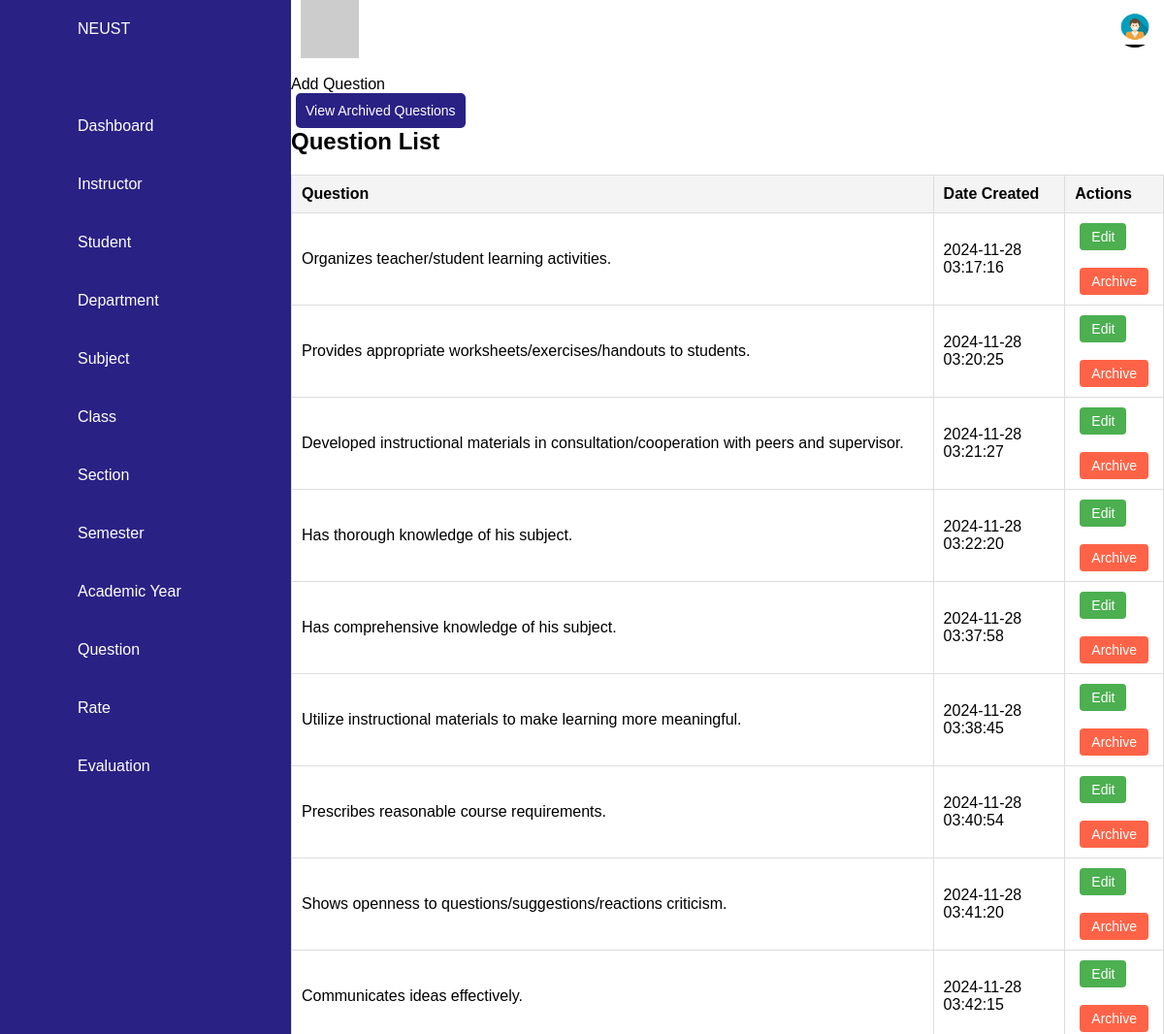
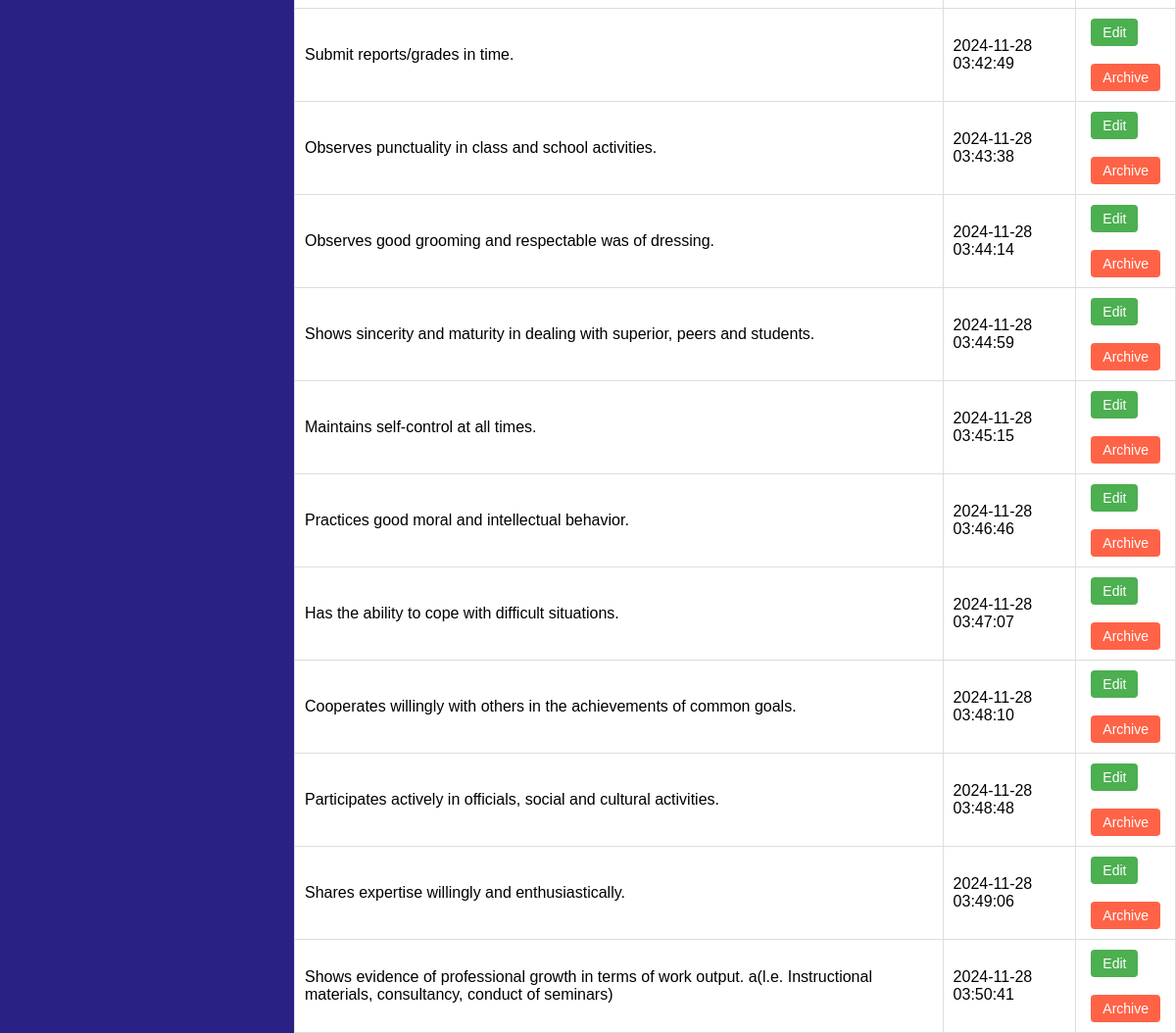
The page /question.php on the database its author committed (2 pictures, top to bottom).
### tables this page shows
CREATE TABLE `question` (
  `ques_id` int(11) NOT NULL,
  `questions` text NOT NULL,
  `date_created` datetime DEFAULT current_timestamp(),
  `status` enum('active','archived') DEFAULT 'active'
);

### question.php (the view, shortened to what this page needs)
<?php
$servername = "localhost";
$username = "root";
$password = "";
$dbname = "cap";
try {
    $pdo = new PDO("mysql:host=$servername;dbname=$dbname", $username, $password);
    $pdo->setAttribute(PDO::ATTR_ERRMODE, PDO::ERRMODE_EXCEPTION);
} catch (PDOException $e) {
    die("Connection failed: " . $e->getMessage());
}
try {
    $stmt = $pdo->prepare("SELECT * FROM question");
    $stmt->execute();
    $questions = $stmt->fetchAll(PDO::FETCH_ASSOC);
} catch (PDOException $e) {
    echo "Error: " . $e->getMessage();
}
try {
    $stmt = $pdo->prepare("SELECT * FROM question WHERE status = 'active'");
    $stmt->execute();
    $questions = $stmt->fetchAll(PDO::FETCH_ASSOC);
} catch (PDOException $e) {
    echo "Error: " . $e->getMessage();
}
?>
<!DOCTYPE html>
<html lang="en">
<head>
    <link rel="stylesheet" href="style.css">
</head>
<body>
    <div class="containerr">
        <div class="navigation">
            <ul>
                <li>
                    <a href="index.php">
                        <span class="icon"><ion-icon name="school"></ion-icon></span>
                        <span class="title">NEUST</span>
                    </a>
                </li>
                <li id="dashboard">
                    <a href="dashboard.php"><span class="icon"><ion-icon name="home"></ion-icon></span><span class="title">Dashboard</span></a>
                </li>
                <li id="instructor">
                    <a href="instructor.php"><span class="icon"><ion-icon name="person-add"></ion-icon></span><span class="title">Instructor</span></a>
                </li>
                <li id="student">
                    <a href="student.php"><span class="icon"><ion-icon name="person-add"></ion-icon></span><span class="title">Student</span></a>
                </li>
                <li id="department">
                    <a href="department.php"><span class="icon"><ion-icon name="desktop"></ion-icon></span><span class="title">Department</span></a>
                </li>
                <li id="subject">
                <a href="subject.php"><span class="icon"><ion-icon name="desktop"></ion-icon></span><span class="title">Subject</span></a>
                </li>
                <li id="class">
                    <a href="class.php"><span class="icon"><ion-icon name="desktop"></ion-icon></span><span class="title">Class</span></a>
                </li>
                <li id="section">
                    <a href="section.php"><span class="icon"><ion-icon name="desktop"></ion-icon></span><span class="title">Section</span></a>
                </li>
                <li id="semester">
                    <a href="semester.php"><span class="icon"><ion-icon name="desktop"></ion-icon></span><span class="title">Semester</span></a>
                </li>
                <li id="academic">
                    <a href="acad_year.php"><span class="icon"><ion-icon name="desktop"></ion-icon></span><span class="title">Academic Year</span></a>
                </li>
                <li id="question">
                    <a href="question.php"><span class="icon"><ion-icon name="desktop"></ion-icon></span><span class="title">Question</span></a>
                </li>
                <li id="rate">
                    <a href="rate.php"><span class="icon"><ion-icon name="desktop"></ion-icon></span><span class="title">Rate</span></a>
                </li>
                <li id="evaluation">
                    <a href="evaluation.php"><span class="icon"><ion-icon name="desktop"></ion-icon></span><span class="title">Evaluation</span></a>
                </li>
                </ul>
        </div>
        <div class="main">
            <div class="topbar">
                <div class="toggle">
                </div>
                <div class="user">
                    <div class="dropdown">
                        <button class="dropdown-btn">
                            <img src="/img/admin.jpg" alt="User Profile" class="profile-img">
                        </button>
                    </div>
                </div>
            </div>
            <br>
            <button id="addQuestionBtn" class="add-btn">Add Question</button>
            <a href="question.php<?php echo isset($_GET['archived']) && $_GET['archived'] == 'true' ? '' : '?archived=true'; ?>" class="btn view-archived-btn">
                <?php echo isset($_GET['archived']) && $_GET['archived'] == 'true' ? 'View Active Questions' : 'View Archived Questions'; ?>
            </a>
            <h2>Question List</h2>
            <table>
                <thead>
                    <tr>
                        <th>Question</th>
                        <th>Date Created</th>
                        <th>Actions</th>
                    </tr>
                </thead>
                <tbody>
                    <?php if (!empty($questions)): ?>
                        <?php foreach ($questions as $question): ?>
                            <tr>
                                <td><?php echo htmlspecialchars($question['questions']); ?></td>
                                <td><?php echo htmlspecialchars($question['date_created']); ?></td>
                                <td>
                                    <a href="?ques_id=<?php echo $question['ques_id']; ?>" class="btn edit-btn">Edit</a> <br> <br>
                                    <a href="archive_question.php?id=<?php echo $question['ques_id']; ?>" class="btn archive-btn">Archive</a>
                                </td>
                            </tr>
                        <?php endforeach; ?>
                    <?php else: ?>
                        <tr>
                            <td colspan="3">No active questions found.</td>
                        </tr>
                    <?php endif; ?>
                </tbody>
            </table>
        </div>
    </div>
</body>
</html>

### style.css (style rules this page uses)
* { font-family: "Ubuntu", sans-serif; margin: 0; padding: 0; box-sizing: border-box; }
:root { --blue: #2a2185; --white: #fff; --gray: #f5f5f5; --black1: #222; --black2: #999; --primary-blue: #003b5c; --secondary-yellow: #f8c51c; --accent-light-blue: #5b8c9b; --background-color: #f4f4f4; }
body { min-height: 100vh; overflow-x: hidden; }
.navigation { position: fixed; width: 300px; height: 100%; background: var(--blue); border-left: 10px solid var(--blue); transition: 0.5s; overflow: auto; }
.navigation ul { position: absolute; top: 0; left: 0; width: 100%; }
.navigation ul li { position: relative; width: 100%; list-style: none; border-top-left-radius: 30px; border-bottom-left-radius: 30px; }
.navigation ul li:nth-child(1) { margin-bottom: 40px; pointer-events: none; }
.navigation ul li a { position: relative; display: block; width: 100%; display: flex; text-decoration: none; color: var(--white); }
.navigation ul li a .icon { position: relative; display: block; min-width: 60px; height: 60px; line-height: 73px; text-align: center; }
.navigation ul li a .title { display: block; padding: 0 10px; height: 60px; line-height: 60px; text-align: start; white-space: nowrap; }
li#student > a { cursor: pointer; }
.main { position: absolute; width: calc(100% - 300px); left: 300px; min-height: 100vh; background: var(--white); transition: 0.5s; }
.topbar { width: 100%; height: 60px; display: flex; justify-content: space-between; align-items: center; padding: 0 10px; }
.toggle { position: relative; width: 60px; height: 60px; background: #ccc; display: flex; justify-content: center; align-items: center; font-size: 2.5rem; cursor: pointer; }
.dropdown-btn { background: none; border: none; cursor: pointer; padding: 0; display: block; z-index: 10; }
.profile-img { width: 40px; height: 40px; border-radius: 50%; }
.add-btn { margin-right: 80%; background-color:transparent; color: black; font-size: 16px; border: none; border-radius: 5px; cursor: pointer; transition: background-color 0.3s ease; }
.btn { text-decoration: none; padding: 6px 12px; margin: 0 5px; border-radius: 4px; font-size: 14px; display: inline-block; text-align: center; transition: all 0.3s ease; }
.edit-btn { background-color: #4CAF50; color: white; }
.archive-btn { background-color: #f44336; color: white; }
th, td { padding: 10px; text-align: left; }
th { background-color: #f4f4f4; }
td { border-bottom: 1px solid #ddd; }
table { width: 100%; margin-top: 20px; border-collapse: collapse; }
table, th, td { border: 1px solid #ddd; }
.archive-btn { background-color: #ff6347; color: white; }
.view-archived-btn { background-color: var(--blue); color: white; padding: 10px; border-radius: 5px; text-decoration: none; }

### rows shown on the page
question: questions "Organizes teacher/student learning activities.", date_created "2024-11-28 03:17:16"
question: questions "Provides appropriate worksheets/exercises/handouts to students.", date_created "2024-11-28 03:20:25"
question: questions "Developed instructional materials in consultation/cooperation with peers and supervisor.", date_created "2024-11-28 03:21:27"
question: questions "Has thorough knowledge of his subject.", date_created "2024-11-28 03:22:20"
question: questions "Has comprehensive knowledge of his subject.", date_created "2024-11-28 03:37:58"
question: questions "Utilize instructional materials to make learning more meaningful.", date_created "2024-11-28 03:38:45"
question: questions "Prescribes reasonable course requirements.", date_created "2024-11-28 03:40:54"
question: questions "Shows openness to questions/suggestions/reactions criticism.", date_created "2024-11-28 03:41:20"
question: questions "Communicates ideas effectively.", date_created "2024-11-28 03:42:15"
question: questions "Submit reports/grades in time.", date_created "2024-11-28 03:42:49"
question: questions "Observes punctuality in class and school activities.", date_created "2024-11-28 03:43:38"
question: questions "Observes good grooming and respectable was of dressing.", date_created "2024-11-28 03:44:14"
question: questions "Shows sincerity and maturity in dealing with superior, peers and students.", date_created "2024-11-28 03:44:59"
question: questions "Maintains self-control at all times.", date_created "2024-11-28 03:45:15"
question: questions "Practices good moral and intellectual behavior.", date_created "2024-11-28 03:46:46"
question: questions "Has the ability to cope with difficult situations.", date_created "2024-11-28 03:47:07"
question: questions "Cooperates willingly with others in the achievements of common goals.", date_created "2024-11-28 03:48:10"
question: questions "Participates actively in officials, social and cultural activities.", date_created "2024-11-28 03:48:48"
question: questions "Shares expertise willingly and enthusiastically.", date_created "2024-11-28 03:49:06"
question: questions "Shows evidence of professional growth in terms of work output. a(l.e. Instructional materials, consultancy, conduct of seminars)", date_created "2024-11-28 03:50:41"
